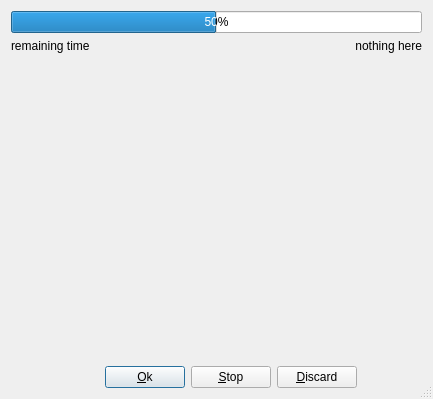
<?xml version="1.0" encoding="UTF-8"?>
<ui version="4.0">
 <class>StandardScanDialogUI</class>
 <widget class="QDialog" name="StandardScanDialogUI">
  <property name="geometry">
   <rect>
    <x>0</x>
    <y>0</y>
    <width>433</width>
    <height>399</height>
   </rect>
  </property>
  <property name="windowTitle">
   <string>Stations Search in Progress...</string>
  </property>
  <property name="sizeGripEnabled">
   <bool>true</bool>
  </property>
  <layout class="QGridLayout">
   <item row="0" column="0">
    <widget class="QProgressBar" name="progressBar">
     <property name="value">
      <number>50</number>
     </property>
     <property name="textVisible">
      <bool>true</bool>
     </property>
    </widget>
   </item>
   <item row="3" column="0">
    <layout class="QHBoxLayout">
     <item>
      <spacer name="spacer8_2">
       <property name="orientation">
        <enum>Qt::Horizontal</enum>
       </property>
       <property name="sizeType">
        <enum>QSizePolicy::Expanding</enum>
       </property>
       <property name="sizeHint" stdset="0">
        <size>
         <width>100</width>
         <height>20</height>
        </size>
       </property>
      </spacer>
     </item>
     <item>
      <widget class="QPushButton" name="buttonOk">
       <property name="text">
        <string>&amp;Ok</string>
       </property>
      </widget>
     </item>
     <item>
      <widget class="QPushButton" name="buttonStartStop">
       <property name="text">
        <string>&amp;Stop</string>
       </property>
      </widget>
     </item>
     <item>
      <widget class="QPushButton" name="buttonDiscard">
       <property name="text">
        <string>&amp;Discard</string>
       </property>
      </widget>
     </item>
     <item>
      <spacer name="spacer8">
       <property name="orientation">
        <enum>Qt::Horizontal</enum>
       </property>
       <property name="sizeType">
        <enum>QSizePolicy::Expanding</enum>
       </property>
       <property name="sizeHint" stdset="0">
        <size>
         <width>70</width>
         <height>20</height>
        </size>
       </property>
      </spacer>
     </item>
    </layout>
   </item>
   <item row="1" column="0">
    <layout class="QHBoxLayout">
     <item>
      <widget class="QLabel" name="labelTimeDescr">
       <property name="text">
        <string>remaining time</string>
       </property>
       <property name="wordWrap">
        <bool>false</bool>
       </property>
      </widget>
     </item>
     <item>
      <widget class="QLabel" name="labelTime">
       <property name="sizePolicy">
        <sizepolicy hsizetype="Expanding" vsizetype="Preferred">
         <horstretch>0</horstretch>
         <verstretch>0</verstretch>
        </sizepolicy>
       </property>
       <property name="text">
        <string>&lt;p align=&quot;right&quot;&gt;nothing here&lt;/p&gt;</string>
       </property>
       <property name="wordWrap">
        <bool>false</bool>
       </property>
      </widget>
     </item>
    </layout>
   </item>
   <item row="2" column="0">
    <widget class="RadioStationListView" name="listviewStations" native="true">
     <property name="sizePolicy">
      <sizepolicy hsizetype="Preferred" vsizetype="Expanding">
       <horstretch>0</horstretch>
       <verstretch>0</verstretch>
      </sizepolicy>
     </property>
    </widget>
   </item>
  </layout>
 </widget>
 <layoutdefault spacing="6" margin="11"/>
 <customwidgets>
  <customwidget>
   <class>RadioStationListView</class>
   <extends>QWidget</extends>
   <header>radiostation-listview.h</header>
  </customwidget>
 </customwidgets>
 <resources/>
 <connections/>
</ui>
